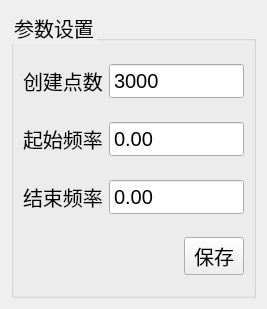
<?xml version="1.0" encoding="UTF-8"?>
<ui version="4.0">
 <class>SettingsForm</class>
 <widget class="QWidget" name="SettingsForm">
  <property name="geometry">
   <rect>
    <x>0</x>
    <y>0</y>
    <width>267</width>
    <height>309</height>
   </rect>
  </property>
  <property name="windowTitle">
   <string>Form</string>
  </property>
  <layout class="QGridLayout" name="gridLayout_2">
   <item row="0" column="0">
    <widget class="QGroupBox" name="groupBox">
     <property name="styleSheet">
      <string notr="true">font-size:20px;</string>
     </property>
     <property name="title">
      <string>参数设置</string>
     </property>
     <layout class="QGridLayout" name="gridLayout" rowstretch="0,0,0,0" columnstretch="0,1" rowminimumheight="0,0,0,0">
      <property name="topMargin">
       <number>15</number>
      </property>
      <property name="verticalSpacing">
       <number>15</number>
      </property>
      <item row="0" column="0">
       <widget class="QLabel" name="label">
        <property name="styleSheet">
         <string notr="true">font-size:20px;</string>
        </property>
        <property name="text">
         <string>创建点数</string>
        </property>
       </widget>
      </item>
      <item row="2" column="0">
       <widget class="QLabel" name="label_3">
        <property name="styleSheet">
         <string notr="true">font-size:20px;</string>
        </property>
        <property name="text">
         <string>结束频率</string>
        </property>
       </widget>
      </item>
      <item row="1" column="0">
       <widget class="QLabel" name="label_2">
        <property name="styleSheet">
         <string notr="true">font-size:20px;</string>
        </property>
        <property name="text">
         <string>起始频率</string>
        </property>
       </widget>
      </item>
      <item row="2" column="1">
       <widget class="QDoubleSpinBox" name="dspinBox_end_frequency">
        <property name="styleSheet">
         <string notr="true">height: 30px;</string>
        </property>
        <property name="buttonSymbols">
         <enum>QAbstractSpinBox::NoButtons</enum>
        </property>
        <property name="minimum">
         <double>-99999999.989999994635582</double>
        </property>
        <property name="maximum">
         <double>99999999.989999994635582</double>
        </property>
       </widget>
      </item>
      <item row="1" column="1">
       <widget class="QDoubleSpinBox" name="dspinBox_start_frequency">
        <property name="styleSheet">
         <string notr="true">height: 30px;</string>
        </property>
        <property name="buttonSymbols">
         <enum>QAbstractSpinBox::NoButtons</enum>
        </property>
        <property name="minimum">
         <double>-99999999.989999994635582</double>
        </property>
        <property name="maximum">
         <double>99999999.989999994635582</double>
        </property>
       </widget>
      </item>
      <item row="0" column="1">
       <widget class="QSpinBox" name="spinBox_point_count">
        <property name="styleSheet">
         <string notr="true">height: 30px;</string>
        </property>
        <property name="buttonSymbols">
         <enum>QAbstractSpinBox::NoButtons</enum>
        </property>
        <property name="maximum">
         <number>999999999</number>
        </property>
        <property name="value">
         <number>3000</number>
        </property>
       </widget>
      </item>
      <item row="3" column="1">
       <layout class="QHBoxLayout" name="horizontalLayout">
        <property name="spacing">
         <number>7</number>
        </property>
        <item>
         <spacer name="horizontalSpacer">
          <property name="orientation">
           <enum>Qt::Horizontal</enum>
          </property>
          <property name="sizeHint" stdset="0">
           <size>
            <width>40</width>
            <height>20</height>
           </size>
          </property>
         </spacer>
        </item>
        <item>
         <widget class="QPushButton" name="btn_save">
          <property name="maximumSize">
           <size>
            <width>60</width>
            <height>16777215</height>
           </size>
          </property>
          <property name="text">
           <string>保存</string>
          </property>
         </widget>
        </item>
       </layout>
      </item>
     </layout>
    </widget>
   </item>
  </layout>
 </widget>
 <resources/>
 <connections/>
</ui>
